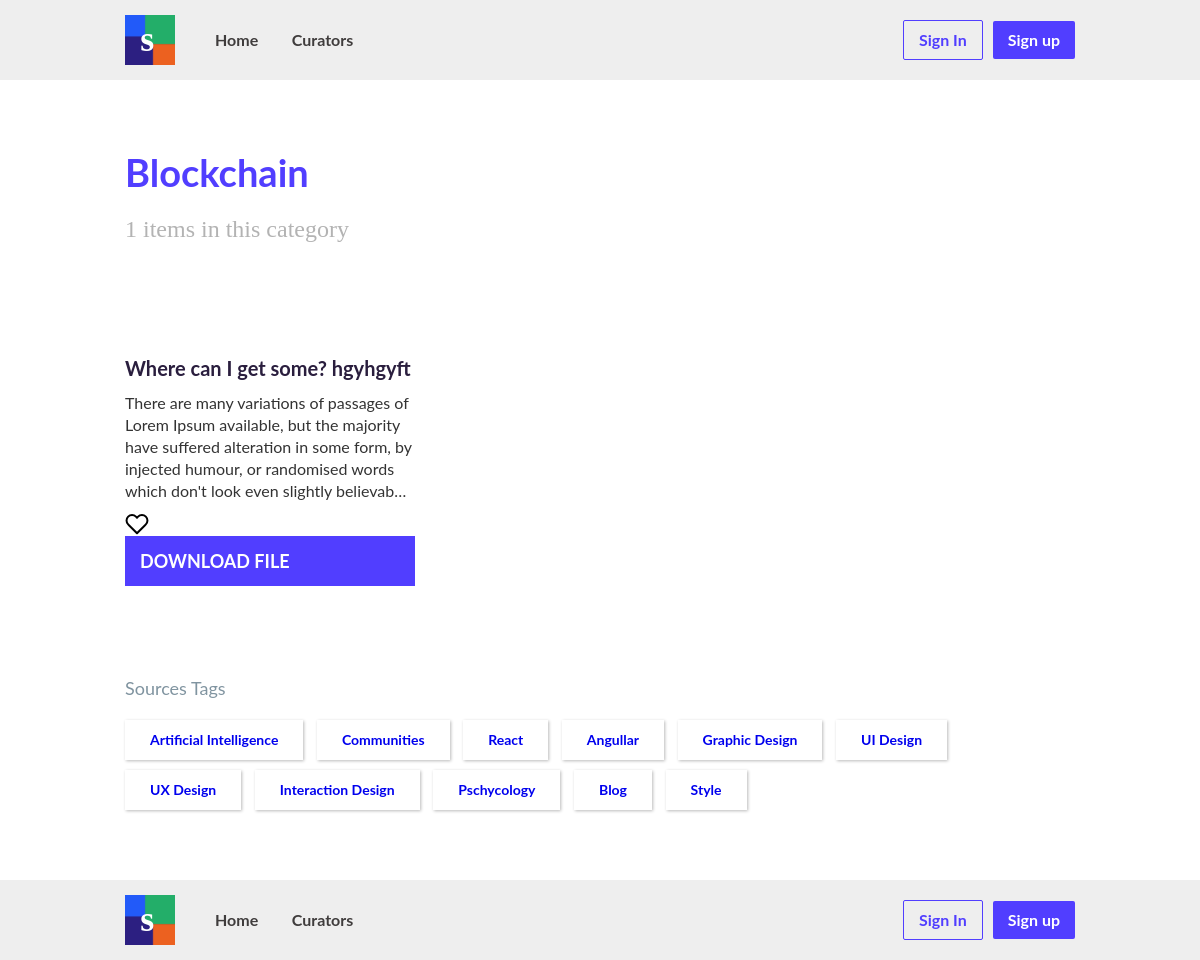
The page /post/2/category/ on the database its author committed.
### skillbook_app/models.py (models this page shows, shortened)
class PostCategory(models.Model):
    name = models.CharField(max_length=100)

class Post(models.Model):
    category = models.ForeignKey(PostCategory, on_delete=models.CASCADE, related_name='posts')
    title = models.CharField(max_length=100)
    content = models.TextField()
    image = models.ImageField(upload_to='post_pics')
    file = models.FileField(upload_to='post_files')
    source_link = models.URLField(max_length=200)
    date_posted = models.DateTimeField(auto_now_add=True, auto_now=False)
    author = models.ForeignKey(Profile, on_delete=models.CASCADE, related_name='posts')
    liked = models.ManyToManyField(Profile, related_name='liked_posts', blank=True)

### skillbook_app/views.py (the view)
# urls.py: path('post/<int:pk>/category/', PostCategoryView.as_view(), name='post_category'),
class PostCategoryView(DetailView):
    model = PostCategory
    context_object_name = 'category'
    template_name = 'posts/post_category.html'
    def get_context_data(self, **kwargs):
        context = super().get_context_data(**kwargs)
        context['category_list'] = PostCategory.objects.exclude(pk=self.kwargs['pk'])
        return context

### templates/posts/post_category.html (shortened to what this page needs)
{% extends 'base.html' %}
{% block content %}
{% load static %}
{% get_media_prefix as MEDIA_URL %}
    <div class="wrap">
        <div class="div-block">
          <h1 class="ctg-title">{{ category.name }}</h1>
          <h3 class="sub-head">
              {{ category.posts.all.count }} items in this category
          </h3>
        </div>
        <div class="collection">
          {% for post in category.posts.all %}
              <div class="collection-item">
                <h2 class="post_title">{{ post.title }}<br></h2>
                <p class="post_desc">
                    {{ post.content|truncatechars:200 }}
                </p>
                {% if request.user.profile in post.liked.all %}
                    <a href="{% url 'posts:remove_from_like' post.pk %}">
                      <img src="{% static 'images/heart.png' %}" alt="" class="like_icon">
                    </a>
                {% else %}
                    <a href="{% url 'posts:add_to_like' post.pk %}">
                      <img src="{% static 'images/heart.svg' %}" alt="" class="like_icon">
                    </a>
                {% endif %}
                <a class="submit-button-2 w-button" href="{{ post.file.url }}">Download File</a>
              </div>
          {% endfor %}
        </div>
        {% include 'sources_tags.html' %}
    </div>
{% endblock %}

### templates/sources_tags.html
<div class="tags-row">
  <h4 class="tag-title">Sources Tags<a href="https://spreadshare.co/tag/16944"><br></a></h4>
  <div class="tags-block">
    {% for category in category_list %}
    <a href="{% url 'posts:post_category' category.pk %}" class="tag_link_block w-inline-block">
      <div class="tag_text">{{ category.name }}</div>
    </a>
    {% endfor %}
  </div>
</div>

### static/css/webflow.css (style rules this page uses)
* { -webkit-box-sizing: border-box; -moz-box-sizing: border-box; box-sizing: border-box; }
html { height: 100%; }
body { margin: 0; min-height: 100%; background-color: #fff; font-family: Arial, sans-serif; font-size: 14px; line-height: 20px; color: #333; }
img { max-width: 100%; vertical-align: middle; display: inline-block; }
.w-inline-block { max-width: 100%; display: inline-block; }
.w-button { display: inline-block; padding: 9px 15px; background-color: #3898EC; color: white; border: 0; line-height: inherit; text-decoration: none; cursor: pointer; border-radius: 0; }
h1, h2, h3, h4, h5, h6 { font-weight: bold; margin-bottom: 10px; }
h1 { font-size: 38px; line-height: 44px; margin-top: 20px; }
h2 { font-size: 32px; line-height: 36px; margin-top: 20px; }
h3 { font-size: 24px; line-height: 30px; margin-top: 20px; }
h4 { font-size: 18px; line-height: 24px; margin-top: 10px; }
p { margin-top: 0; margin-bottom: 10px; }

### static/css/skilbook.webflow.css (style rules this page uses)
.body { font-family: Lato, sans-serif; }
.wrap { max-width: 950px; margin-right: auto; margin-left: auto; }
.sub-head { margin-bottom: 0px; font-family: Merriweather, serif; color: #b3b3b3; font-weight: 300; }
.div-block { padding-top: 70px; padding-bottom: 70px; }
.collection { display: -webkit-box; display: -webkit-flex; display: -ms-flexbox; display: flex; margin-right: -10px; margin-left: -10px; -webkit-flex-wrap: wrap; -ms-flex-wrap: wrap; flex-wrap: wrap; }
.collection-item { width: 32%; padding-right: 10px; padding-bottom: 30px; padding-left: 10px; }
.post_title { color: #2a1e3e; font-size: 20px; line-height: 28px; }
.post_desc { font-size: 16px; line-height: 22px; }
.tags-row { margin-top: 60px; margin-bottom: 60px; }
.tag-title { margin-top: 0px; margin-bottom: 20px; color: #8094a0; font-weight: 400; }
.tag_link_block { margin-right: 10px; margin-bottom: 10px; padding: 10px 25px; box-shadow: 1px 1px 3px 0 rgba(0, 0, 0, 0.27); font-weight: 700; text-decoration: none; }
.submit-button-2 { display: block; width: 100%; padding-top: 15px; padding-bottom: 15px; background-color: #513eff; font-size: 18px; font-weight: 700; text-transform: uppercase; }
.ctg-title { margin-top: 0px; color: #513eff; }

### rows shown on the page
PostCategory: name "Blockchain", posts.all.count "1"
Post: title "Where can I get some? hgyhgyft", content "There are many variations of passages of Lorem Ipsum available, but the majority have suffered alteration in some form, by injected humour, or randomised words which don't look even slightly believab…"
PostCategory: name "Artificial Intelligence"
PostCategory: name "Communities"
PostCategory: name "React"
PostCategory: name "Angullar"
PostCategory: name "Graphic Design"
PostCategory: name "UI Design"
PostCategory: name "UX Design"
PostCategory: name "Interaction Design"
PostCategory: name "Pschycology"
PostCategory: name "Blog"
PostCategory: name "Style"
